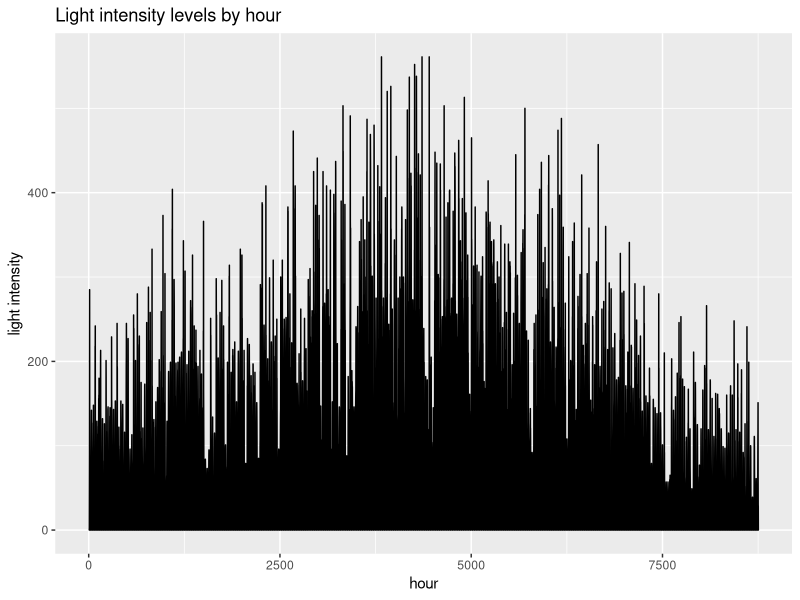
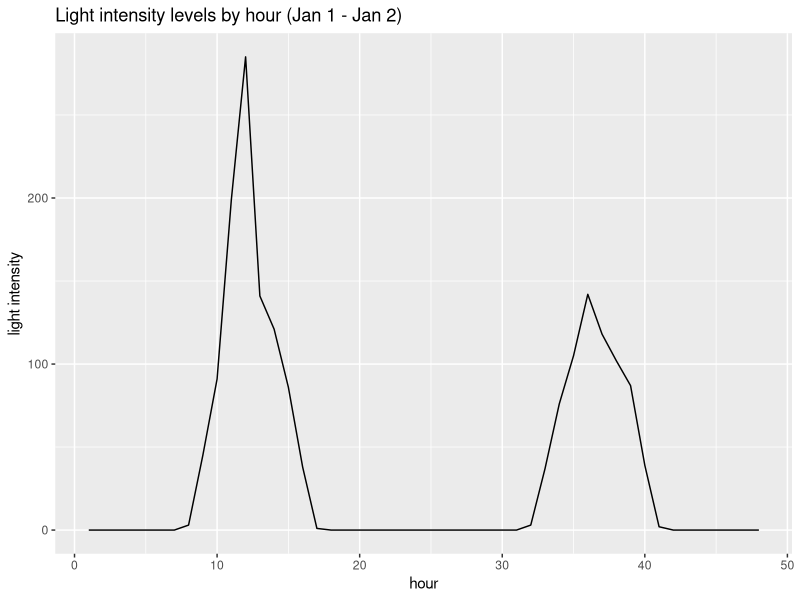
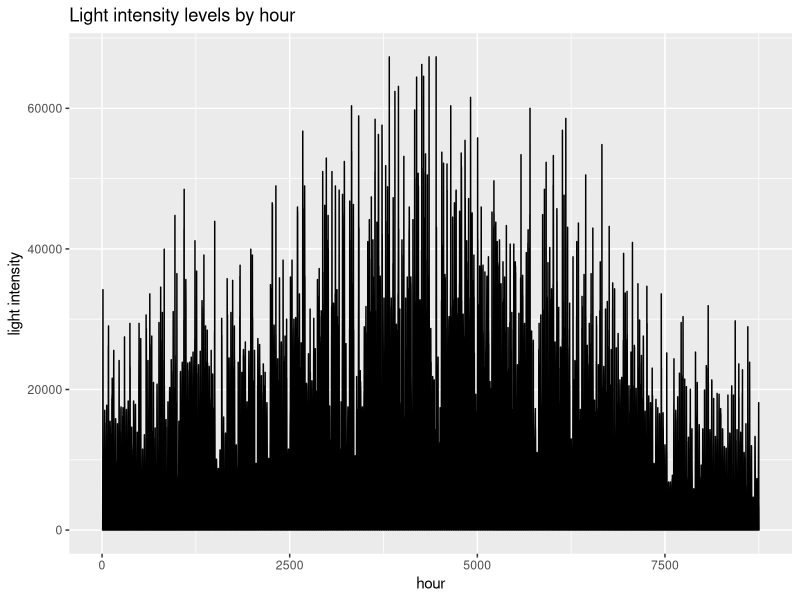
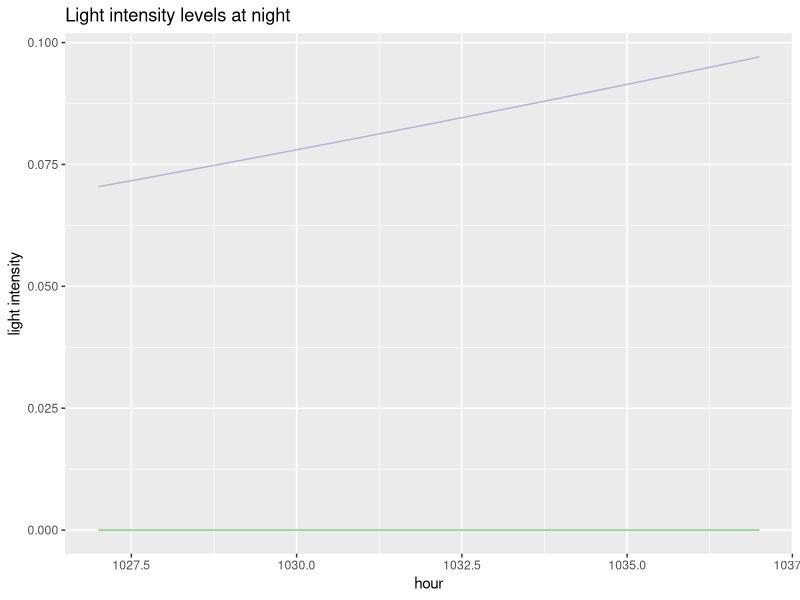

R code for these plots, in order:
## ---- chunk 1
setwd("/Users/Nick/mysisModeling")
solarRaw = read.csv("data/solarData2010.csv")
realSolar = solarRaw$METSTAT.Dif..Wh.m.2.
## ---- chunk 2
library(ggplot2)
hours = 1:(365*24)
lightDataDf = as.data.frame(cbind(hours, realSolar))
m = ggplot(lightDataDf, aes(x = hours, y = realSolar)) + geom_line() 
m + labs(title = "Light intensity levels by hour", x = "hour", y = "light intensity")
## ---- chunk 3
smallHours = 1:48
smallSolar = realSolar[0:48]
smallLightDf = as.data.frame(cbind(smallHours, smallSolar))
m = ggplot(smallLightDf, aes(x = smallHours, y = smallSolar)) + geom_line() 
m + labs(title = "Light intensity levels by hour (Jan 1 - Jan 2)", x = "hour", y = "light intensity")
## ---- chunk 4
hours = 1:(365*24) # Generate an hours vector
cycle = 27*24 #27 days at 24 hours. 

moonLux = NULL #initialize list of moon values

for (hour in hours){ #Loop through the hours of the day to generate data. 
  cyclePoint = hour %% cycle
  moonLux = c(moonLux, 0.5 * cos((1/cycle)* 2*pi * cyclePoint ) + .501)
}
## ---- chunk 5
Wh_to_lux = 120.0; #From Jensen et all. 
combinedLight = NULL;
solarLux = NULL;

for (i in hours){
  solarLux = realSolar[i] * Wh_to_lux;
  if (solarLux > moonLux[i]){
    combinedLight = c(combinedLight, solarLux)
  } else {
    combinedLight = c(combinedLight, moonLux[i])
  }
}

## ---- chunk 6
lightDataDf = as.data.frame(cbind(hours, combinedLight))
m = ggplot(lightDataDf, aes(x = hours, y = combinedLight)) + geom_line() 
m + labs(title = "Light intensity levels by hour", x = "hour", y = "light intensity")
## ---- chunk 7
smallHours_pre = 1027:1037
smallSolar_pre = realSolar[1027:1037]
smallLightDf_pre = as.data.frame(cbind(smallHours_pre, smallSolar_pre))

smallHours = 1027:1037
smallSolar = combinedLight[1027:1037]
smallLightDf = as.data.frame(cbind(smallHours, smallSolar))
ggplot(smallLightDf, aes(x = smallHours, y = smallSolar)) + 
  geom_line(aes(colour="pre"), color = "#beaed4") + 
  geom_line(data =smallLightDf_pre, aes(x = smallHours_pre, y = smallSolar_pre, colour="post"), color = "#7fc97f" )  +
  scale_colour_manual(values = c("pre", "post")) + 
  labs(title = "Light intensity levels at night", x = "hour", y = "light intensity") 
## ---- chunk 8
setwd("/Users/Nick/mysisModeling")
write.csv(combinedLight, "data/light_day_moon_hour.csv", row.names=FALSE)
